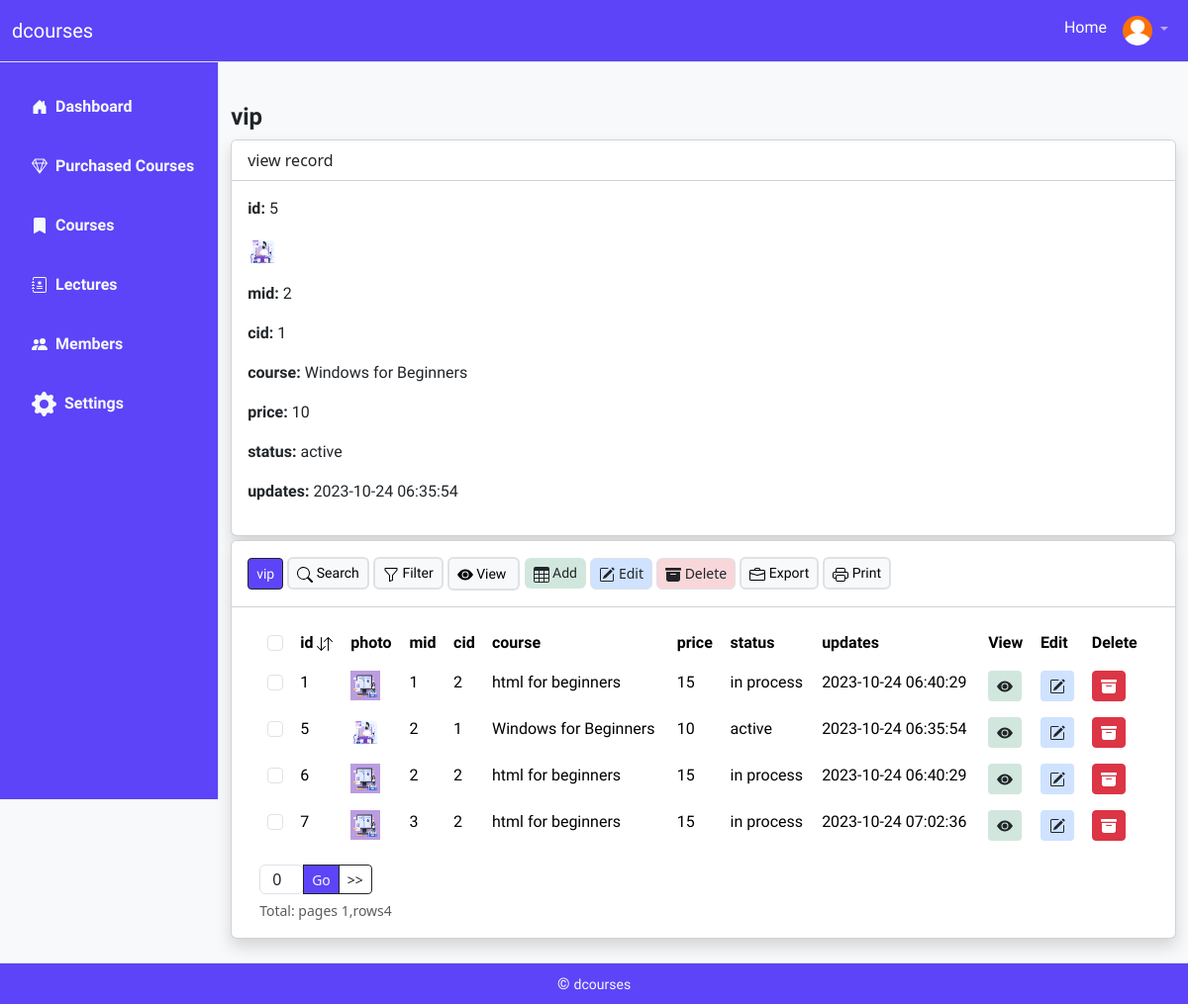
Screenshot of /assets/vip.php?v=view&vid=5 (signed in) with the database file from the repository.
### tables this page shows
CREATE TABLE `settings` (
  `id` int(11) UNSIGNED NOT NULL,
  `option` varchar(50) NOT NULL,
  `features` varchar(50) NOT NULL,
  `action` varchar(11) NOT NULL,
  `updates` timestamp NOT NULL DEFAULT current_timestamp() ON UPDATE current_timestamp()
);

CREATE TABLE `member` (
  `id` int(11) UNSIGNED NOT NULL,
  `photo` varchar(100) NOT NULL,
  `name` varchar(50) NOT NULL,
  `email` varchar(50) NOT NULL,
  `password` varchar(200) NOT NULL,
  `reset` varchar(200) NOT NULL,
  `updates` timestamp NOT NULL DEFAULT current_timestamp() ON UPDATE current_timestamp()
);

CREATE TABLE `vip` (
  `id` int(11) NOT NULL,
  `photo` varchar(100) NOT NULL,
  `mid` varchar(100) NOT NULL,
  `cid` varchar(100) NOT NULL,
  `course` varchar(100) NOT NULL,
  `price` varchar(100) NOT NULL,
  `status` varchar(100) NOT NULL,
  `updates` timestamp NOT NULL DEFAULT current_timestamp() ON UPDATE current_timestamp()
);

### assets/include/code.php (the view, shortened to what the rows shown need)
<section class="">
      <?php
      $stmt = $db->query("DESCRIBE ". $ctable);
      $stmt->execute();
      $tablecol = $stmt->fetchAll(PDO::FETCH_ASSOC);
          if (isset($_POST["limit"]) or isset($_GET["limit"])) {
        if (!empty($_POST["limit"])) {
              $per_page = $_POST["limit"];
          }
            if (!empty($_GET["limit"])) {
            $per_page = $_GET["limit"];
            }
        }else{
      $per_page = 10;
        }
      if (isset($_GET["asds"])) {
      $asds = $_GET["asds"];
      }else{
      $asds = "ASC";
      }
      if (isset($_POST["gosubmit"])) {
      header("Location: ".$ctable.".php?start=".$_POST["go"]);
        ob_end();
      }else{
      $start = 0;
      }
            if (isset($_POST["search_submit"]) or !empty($_GET["page"])) {
        if (isset($_POST["usearch"])) {
              $usearch = $_POST["usearch"];
              $scol = $_POST["scol"];
            }
              if (!empty($_GET["page"])) {
                $usearch = $_GET["page"];
                $scol = $_GET["scol"];
              }
              $q = "SELECT * FROM $ctable WHERE $scol like  '$usearch'  ORDER BY id $asds LIMIT   $start, $per_page ";
            }else{
              $usearch = "";
              $scol = "";
              if ($_SESSION['activeuser'] != 1) {
                $mid = $_SESSION['activeuser'];
                $q = "SELECT * FROM $ctable where mid = '$mid' ORDER BY id $asds LIMIT $start, $per_page ";
              }else{
                $q = "SELECT * FROM $ctable ORDER BY id $asds LIMIT $start, $per_page ";
              }
            }
        $query = $db->prepare($q);
        $query->execute();
        if($query->rowCount() > 0){
            $result = $query->fetchAll(PDO::FETCH_ASSOC);
        }else{
          $result = "";
        }
    $fstmt = $db->prepare("SELECT * FROM settings where option = '$ctable' and features = 'sview' ");
    $fstmt->execute();
    $fsview=$fstmt->fetch(PDO::FETCH_ASSOC);
    $fstmt = $db->prepare("SELECT * FROM settings where option = '$ctable' and features = 'sedit' ");
    $fstmt->execute();
    $fsedit=$fstmt->fetch(PDO::FETCH_ASSOC);
    $fstmt = $db->prepare("SELECT * FROM settings where option = '$ctable' and features = 'sdelete' ");
    $fstmt->execute();
    $fsdelete=$fstmt->fetch(PDO::FETCH_ASSOC);
    $fstmt = $db->prepare("SELECT * FROM settings where option = '$ctable' and features = 'checkbox' ");
    $fstmt->execute();
    $fcheckbox=$fstmt->fetch(PDO::FETCH_ASSOC);
    ?>
    <?php
    if (isset($_GET["vid"])) {
      $id = $_GET["vid"];
      $stmt = $db->query("SELECT * FROM $ctable where id = $id ");
      $stmt->execute();
    ?>
    <?php
    }
    ?>
      <div class="card shadow mb-4">
      <div class="card-body">
      <div class="responsive">
      <div class="container-fluid ">
      <?php
      if (!empty($result)) {
    ?>
        <div class="table-responsive">
                <table class="table table-borderless table-hover">
                    <thead class="bg-light mb-2">
                      <th <?php if ($fcheckbox['action'] ?? null  == 'hide' and $_SESSION['activeuser'] != 1 and $_SESSION['activeuser'] != 1 ) { echo 'hidden'; } ?>>
                       <input data-bs-toggle="tooltip" data-bs-placement="bottom"  title="Select All" class="form-check-input" type="checkbox" name="select-all" onclick="toggle(this);" /></th>
      <?php
      foreach($tablecol as $col){
      $ffield = $col["Field"];
            $fstmt = $db->prepare("SELECT * FROM settings where option = '$ctable' and features = '$ffield' ");
            $fstmt->execute();
            $hresult=$fstmt->fetch(PDO::FETCH_ASSOC);
      if ($hresult['action'] ?? null  == 'hide' and $_SESSION['activeuser'] != 1 and $_SESSION['activeuser'] != 1) {
      }else{
      if ($col["Field"] == "id" ) {
      ?>
      <th><?php echo $col["Field"]; ?> <a data-bs-toggle="tooltip" data-bs-placement="bottom"  title="Sort by ACS and DESC" href="<?php echo $ctable; ?>.php?asds=<?php if($asds=="ASC"){ echo "DESC";}else{ echo "ASC"; } ?>&page=<?php echo $usearch; ?>&scol=<?php echo $scol; ?>"></a>
      </th>
      <?php
      }else{
      ?>
                    <th><?php echo $col["Field"]; ?></th>
      <?php
        }}}
      ?>
                    <th <?php if ($fsview['action'] ?? null  == 'hide' and $_SESSION['activeuser'] != 1 and $_SESSION['activeuser'] != 1) { echo 'hidden'; } ?>>View</th>
                    <th <?php if ($fsedit['action'] ?? null  == 'hide' and $_SESSION['activeuser'] != 1 and $_SESSION['activeuser'] != 1) { echo 'hidden'; } ?>>Edit</th>
                    <th <?php if ($fsdelete['action'] ?? null  == 'hide' and $_SESSION['activeuser'] != 1 and $_SESSION['activeuser'] != 1) { echo 'hidden'; } ?>>Delete</th>
                    </thead>
                    <tbody>
                    <?php
                        foreach($result as $data) {
                          $id = $data["id"];
                            echo "<tr class='text-secondary text-sm'>";
                          ?>
      <td   <?php if ($fcheckbox['action'] ?? null  == 'hide' and $_SESSION['activeuser'] != 1 and $_SESSION['activeuser'] != 1) { echo 'hidden'; } ?>>
          <input class="form-check-input" type="checkbox" name="check[]" id="checkbox-<?php echo $id; ?>" value="<?php echo  $id; ?>"> </td>
                          <?php
                          foreach($tablecol as $col){
                            $ffield = $col["Field"];
                                  $fstmt = $db->prepare("SELECT * FROM settings
                                    where option = '$ctable' and features = '$ffield' ");
                                  $fstmt->execute();
                                  $hresult=$fstmt->fetch(PDO::FETCH_ASSOC);
                            if($hresult['action'] ?? null == 'hide' and $_SESSION['activeuser'] != 1 and $_SESSION['activeuser'] != 1) {
                            }else{
                            if ($col["Field"] == "photo" || $col["Field"] == "image" || $col["Field"] == "img" || $col["Field"] == "Photo" || $col["Field"] == "Image") {
                            ?>
                            <td>
                          <?php
                                              if (file_exists($data[$col["Field"]]) and str_contains($data[$col["Field"]], 'png') || file_exists($data[$col["Field"]]) and str_contains($data[$col["Field"]], 'jpg')) {
                          ?>
                          <a target="_blank" class="" href="<?php echo $data[$col["Field"]] ?>">
                          <img  width='30' height='30' class='img myimg' src="<?php echo $data[$col["Field"]]; ?>"></a>
                          <?php
                          }else{
                            ?>
                            <a target="_blank" class="" href="<?php echo $data[$col["Field"]] ?>">
                            <img  width='30' height='30' class='img myimg' src="img/photo.png"></a>
                            <?php
                          }
                          ?>
                            </td>
            <?php
                            }elseif($col["Field"] != "photo" || $col["Field"] != "image" || $col["Field"] != "img") {
                                            echo "<td class=''>".$data[$col["Field"]]."</td>";
                            }}}
                            ?>
                            <td <?php if ($fsview['action'] ?? null  == 'hide' and $_SESSION['activeuser'] != 1 and $_SESSION['activeuser'] != 1) { echo 'hidden'; } ?>> <a  data-bs-toggle="tooltip"
                             data-bs-placement="bottom"  title="View Record" class="btn bg-success-subtle btn-sm" href="<?php echo $ctable; ?>.php?v=view&vid=<?php echo $id; ?>">
                            <svg xmlns="http://www.w3.org/2000/svg" width="16" height="16" fill="currentColor" class="bi bi-eye-fill" viewBox="0 0 16 16">
                              <path d="M10.5 8a2.5 2.5 0 1 1-5 0 2.5 2.5 0 0 1 5 0z"/>
                              <path d="M0 8s3-5.5 8-5.5S16 8 16 8s-3 5.5-8 5.5S0 8 0 8zm8 3.5a3.5 3.5 0 1 0 0-7 3.5 3.5 0 0 0 0 7z"/>
                            </svg>
                            </a></td>
                            <td <?php if ($fsedit['action'] ?? null  == 'hide' and $_SESSION['activeuser'] != 1 and $_SESSION['activeuser'] != 1) { echo 'hidden'; } ?>> <a data-bs-toggle="tooltip" data-bs-placement="bottom"  title="Update row" class="btn bg-primary-subtle btn-sm" href="<?php echo $ctable; ?>.php?e=edit&eid=<?php echo $id; ?>">
                              </a>
                            </td>
        <td <?php if ($fsdelete['action'] ?? null  == 'hide' and $_SESSION['activeuser'] != 1 and $_SESSION['activeuser'] != 1) { echo 'hidden'; } ?>> <a data-bs-toggle="tooltip" data-bs-placement="bottom"  title="Delete row" onclick="return confirm('Are you sure? You want to delete')" class="btn btn-danger btn-sm"
                                onclick="return confirm("Are you sure? You want to delete")"
                                class="text-danger" href="<?php echo $ctable; ?>.php?d=delete&did=<?php echo $id; ?>">
                                </a></td>
                            <?php
                            echo "</tr>";
                            }
                            ?>
      </tbody>
      </table>
                          </div>
                            <?php
                          }
                    ?>
         </div>
</section>

### assets/nav.php (shortened to what the rows shown need)
<?php
$navstmt = $db->prepare("SELECT * FROM settings where option = 'settings' and features = 'header' ");
$navstmt->execute();
$brand=$navstmt->fetch(PDO::FETCH_ASSOC);
?>
<nav class="navbar navbar-dark ccolor  px-0  border-bottom navbar-expand-lg navbar-expand-md fixed-top ">
        <div class="container-fluid">
            <div class="btn-group">
                <a class="navbar-brand" href="../index.php"><?php echo $brand['action']; ?></a>
            </div>
            <div class="offcanvas offcanvas-end bg-dark" tabindex="-1" id="offcanvasNavbar" aria-labelledby="offcanvasNavbarLabel">
                <div class="offcanvas-body">
                    <ul class="navbar-nav justify-content-end flex-grow-1 pe-0">
                        <li class="nav-item dropdown me-0">
                            <?php
                            if (isset($_SESSION['activeuser'])) {
                                $imgid = $_SESSION['activeuser'];
                                $imgstmt = $db->prepare("SELECT * FROM member where id = '$imgid' ");
                                $imgstmt->execute();
                                $imgrow=$imgstmt->fetch(PDO::FETCH_ASSOC);
                                ?>
                                <a class="nav-link dropdown-toggle" href="#" role="button" data-bs-toggle="dropdown" aria-expanded="false">
                                <img src="<?php echo $imgrow['photo']; ?>" alt="user" width="30" height="30" class="rounded-circle">
                                </a>
                                <?php
                            }else{
                            ?>
                            <a class="nav-link dropdown-toggle" href="#" role="button" data-bs-toggle="dropdown" aria-expanded="false">
                                <img src="img/user.png" alt="user" width="30" height="30" class="rounded-circle">
                            </a>
                            <?php
                            }
                            ?>
                            </li>
                    </ul>
                </div>
            </div>
        </div>
    </nav>

### assets/footer.php (shortened to what the rows shown need)
<footer class="row px-0 mt-auto  border-top py-2 ccolor mb-0">
      <div class="col text-center text-light">
          <span class="small ">
              <a class="text-light text-decoration-none" href="../index.php"><?php echo $brand['action']; ?></a>
          </span>
      </div>
  </footer>

### rows the page displays
settings: action "dcourses"
member: photo (placeholder picture)
vip: Field "1", Field "2", Field "html for beginners", Field "15", Field "in process", Field "2023-10-24 06:40:29"
vip: Field "5", Field "2", Field "1", Field "Windows for Beginners", Field "10", Field "active", Field "2023-10-24 06:35:54"
vip: Field "6", Field "2", Field "html for beginners", Field "15", Field "in process", Field "2023-10-24 06:40:29"
vip: Field "7", Field "3", Field "2", Field "html for beginners", Field "15", Field "in process", Field "2023-10-24 07:02:36"

### other values shown
$filename "vip"
$col["Field"] "id"
$viewrow[$col["Field"]] "5"
$col["Field"] "mid"
$viewrow[$col["Field"]] "2"
$col["Field"] "cid"
$viewrow[$col["Field"]] "1"
$col["Field"] "course"
$viewrow[$col["Field"]] "Windows for Beginners"
$col["Field"] "price"
$viewrow[$col["Field"]] "10"
$col["Field"] "status"
$viewrow[$col["Field"]] "active"
$col["Field"] "updates"
$viewrow[$col["Field"]] "2023-10-24 06:35:54"
